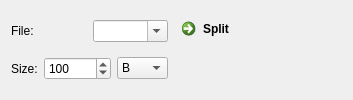
          <widget class="QWidget" name="splitIsttab_6">
           <attribute name="title">
            <string>split</string>
           </attribute>
           <layout class="QHBoxLayout" name="horizontalLayout_33">
            <item>
             <layout class="QVBoxLayout" name="verticalLayout_22">
              <item>
               <layout class="QHBoxLayout" name="horizontalLayout_32">
                <item>
                 <widget class="QLabel" name="label_2">
                  <property name="text">
                   <string>File:</string>
                  </property>
                 </widget>
                </item>
                <item>
                 <widget class="QComboBox" name="fileNamePkgNmlineEdit_12">
                  <property name="editable">
                   <bool>true</bool>
                  </property>
                 </widget>
                </item>
               </layout>
              </item>
              <item>
               <layout class="QHBoxLayout" name="horizontalLayout_30">
                <item>
                 <widget class="QLabel" name="label_3">
                  <property name="text">
                   <string>Size:</string>
                  </property>
                 </widget>
                </item>
                <item>
                 <widget class="QSpinBox" name="splitSizespinBox">
                  <property name="minimum">
                   <number>1</number>
                  </property>
                  <property name="maximum">
                   <number>483474453</number>
                  </property>
                  <property name="value">
                   <number>100</number>
                  </property>
                 </widget>
                </item>
                <item>
                 <widget class="QComboBox" name="splitSizeUnitcomboBox">
                  <item>
                   <property name="text">
                    <string>B</string>
                   </property>
                  </item>
                  <item>
                   <property name="text">
                    <string>KiB</string>
                   </property>
                  </item>
                  <item>
                   <property name="text">
                    <string>MiB</string>
                   </property>
                  </item>
                  <item>
                   <property name="text">
                    <string>GiB</string>
                   </property>
                  </item>
                  <item>
                   <property name="text">
                    <string>TiB</string>
                   </property>
                  </item>
                 </widget>
                </item>
               </layout>
              </item>
             </layout>
            </item>
            <item>
             <widget class="QCommandLinkButton" name="splitIstlcommandLinkButton_6">
              <property name="text">
               <string>Split</string>
              </property>
             </widget>
            </item>
           </layout>
          </widget>
